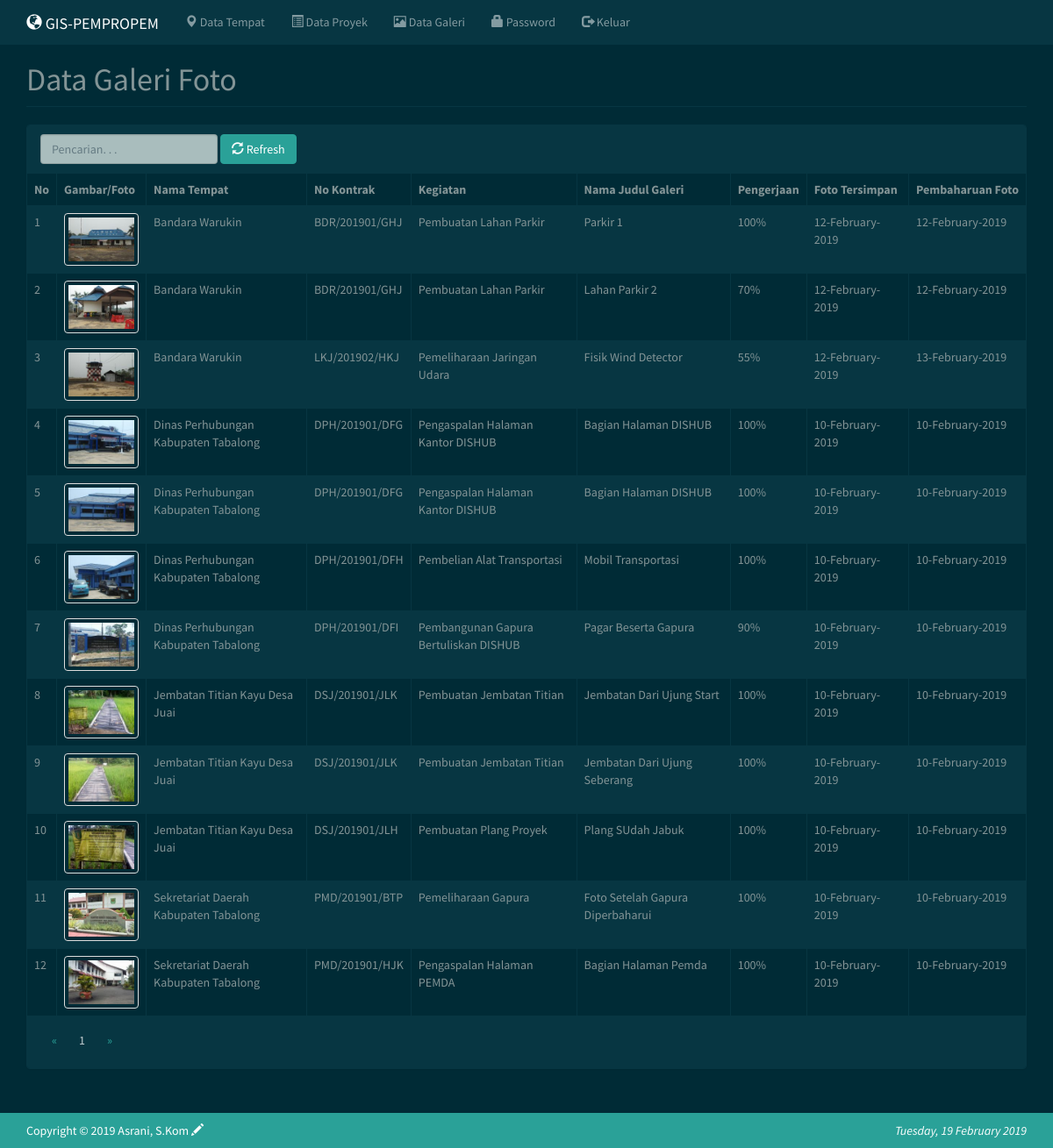
Page /index.php?m=galeri (signed in) on the committed database.
### tables this page shows
CREATE TABLE `tb_galeri` (
  `id_galeri` int(11) NOT NULL,
  `id_tempat` int(11) NOT NULL,
  `id_proyek` int(11) NOT NULL,
  `nama_galeri` varchar(255) NOT NULL,
  `gambar` varchar(255) NOT NULL,
  `ket_galeri` text NOT NULL,
  `proses` int(5) NOT NULL,
  `disimpan` date NOT NULL,
  `diupdate` date NOT NULL
);

CREATE TABLE `tb_tempat` (
  `id_tempat` int(11) NOT NULL,
  `nama_tempat` varchar(255) DEFAULT NULL,
  `gambar` varchar(255) DEFAULT NULL,
  `id_unsur` int(10) NOT NULL,
  `unsur` varchar(50) NOT NULL,
  `kategori` varchar(60) NOT NULL,
  `lat` double DEFAULT NULL,
  `lng` double DEFAULT NULL,
  `radius` int(10) NOT NULL,
  `lokasi` varchar(255) DEFAULT NULL,
  `id_kecamatan` int(10) NOT NULL,
  `kecamatan` varchar(30) NOT NULL,
  `desa` varchar(30) NOT NULL,
  `keterangan` text,
  `disimpan` date NOT NULL,
  `diupdate` date NOT NULL
);

CREATE TABLE `tb_proyek` (
  `id_proyek` int(11) NOT NULL,
  `id_tempat` int(11) NOT NULL,
  `kontrak` varchar(100) NOT NULL,
  `kegiatan` varchar(200) NOT NULL,
  `pekerjaan` varchar(200) NOT NULL,
  `biaya` varchar(50) NOT NULL,
  `awal` date NOT NULL,
  `akhir` date NOT NULL,
  `waktu` int(10) NOT NULL,
  `pelaksana` varchar(100) NOT NULL,
  `pengawas` varchar(100) NOT NULL,
  `disimpan` date NOT NULL,
  `diupdate` date NOT NULL
);

### config.php (called while the page is built)
<?php
$config["server"]='localhost';
$config["username"]='root';
$config["password"]='';
$config["database_name"]='gisdata';

### includes/ez_sql_core.php (called while the page is built, shortened)
<?php
	class ezSQLcore
	{
		var $timers           = array();
		function get_host_port( $host, $default = false )
		{
			$port = $default;
			return array( $host, $port );
		}
		function flush()
		{
			$this->last_result = array();
		}
		function get_var($query=null,$x=0,$y=0)
		{
			if ( $query )
			{
				$this->query($query);
			}
			if ( $this->last_result[$y] )
			{
				$values = array_values(get_object_vars($this->last_result[$y]));
			}
			return (isset($values[$x]) && $values[$x]!=='')?$values[$x]:null;
		}
		function get_results($query=null, $output = OBJECT)
		{
			if ( $query )
			{
				$this->query($query);
			}
			if ( $output == OBJECT )
			{
				return $this->last_result;
			}
		}
		function timer_get_cur()
		{
			list($usec, $sec) = explode(" ",microtime());
			return ((float)$usec + (float)$sec);
		}
		function timer_start($timer_name)
		{
			$this->timers[$timer_name] = $this->timer_get_cur();
		}
		function timer_elapsed($timer_name)
		{
			return round($this->timer_get_cur() - $this->timers[$timer_name],2);
		}
	}

### functions.php (called while the page is built, shortened)
<?php
include dirname(__FILE__) . '/config.php';
include'includes/ez_sql_core.php';
include'includes/ez_sql_mysqli.php';
$db = new ezSQL_mysqli($config[username], $config[password], $config[database_name], $config[server]);
include'includes/general.php';
include'includes/paging.php';

### includes/general.php (called while the page is built, shortened)
<?php
function esc_field($str){
    if (!get_magic_quotes_gpc())
        return addslashes($str);
    else
        return $str;
}

### includes/ez_sql_mysqli.php (called while the page is built, shortened)
<?php
	$ezsql_mysqli_str = array
	(
		1 => 'Require $dbuser and $dbpassword to connect to a database server',
		2 => 'Error establishing mySQLi database connection. Correct user/password? Correct hostname? Database server running?',
		3 => 'Require $dbname to select a database',
		4 => 'mySQLi database connection is not active',
		5 => 'Unexpected error while trying to select database'
	);
	class ezSQL_mysqli extends ezSQLcore
	{
		function connect($dbuser='', $dbpassword='', $dbhost='localhost', $dbport=false)
		{
			global $ezsql_mysqli_str; $return_val = false;
			if ( ! $dbuser )
			{
				$this->register_error($ezsql_mysqli_str[1].' in '.__FILE__.' on line '.__LINE__);
				$this->show_errors ? trigger_error($ezsql_mysqli_str[1],E_USER_WARNING) : null;
			}
			else
			{
				$this->dbh = new mysqli($dbhost,$dbuser,$dbpassword, '', $dbport);
				if( $this->dbh->connect_errno )
				{
					$this->register_error($ezsql_mysqli_str[2].' in '.__FILE__.' on line '.__LINE__);
					$this->show_errors ? trigger_error($ezsql_mysqli_str[2],E_USER_WARNING) : null;
				}
				else
				{
					$return_val = true;
				}
			}
			return $return_val;
		}
		function query($query)
		{
			$return_val = 0;
			$query = trim($query);
			$this->result = @$this->dbh->query($query);
			if ( preg_match("/^(insert|delete|update|replace|truncate|drop|create|alter|begin|commit|rollback|set|lock|unlock|call)/i",$query) )
			{
				$is_insert = true;
				$this->rows_affected = @$this->dbh->affected_rows;
				if ( preg_match("/^(insert|replace)\s+/i",$query) )
				{
					$this->insert_id = @$this->dbh->insert_id;
				}
				$return_val = $this->rows_affected;
			}
			else
			{
				$is_insert = false;
				$i=0;
				$num_rows=0;
				while ( $row = @$this->result->fetch_object() )
				{
					$num_rows++;
				}
				$this->num_rows = $num_rows;
				$return_val = $this->num_rows;
			}
			return $return_val;
		}
	}

### galeri.php (the view, shortened to what this page needs)
<div class="page-header">
    <h1>Data Galeri Foto</h1>
</div>
<div class="panel panel-default">
    <div class="panel-heading">
        <form class="form-inline">
            <div class="form-group">
                <input class="form-control" type="text" placeholder="Pencarian. . ." name="q" value="<?=$_GET['q']?>" />
            </div>
            <div class="form-group">
                <button class="btn btn-success"><span class="glyphicon glyphicon-refresh"></span> Refresh</button>
            </div>
        </form>
    </div>
    <div class="oxa">
        <table class="table table-bordered table-hover table-striped">
        <thead>
            <tr class="nw">
                <th>No</th>
                <th>Gambar/Foto</th>
                <th>Nama Tempat</th>
                <th>No Kontrak</th>
                <th>Kegiatan</th>
				<th>Nama Judul Galeri</th>
				<th>Pengerjaan</th>
                <th>Foto Tersimpan</th>
                <th>Pembaharuan Foto</th>
            </tr>
        </thead>
        <?php
        $q = esc_field($_GET['q']);
        $pg = new Paging();
        $limit = 25;
        $offset = $pg->get_offset($limit, $_GET[page]);
        $rowsg = $db->get_results("SELECT g.*, t.nama_tempat
            FROM tb_galeri g INNER JOIN tb_tempat t ON t.id_tempat=g.id_tempat
            WHERE nama_tempat LIKE '%$q%' ORDER BY nama_tempat LIMIT $offset, $limit");
        $no = $offset;
        $jumrec = $db->get_var("SELECT COUNT(*)
            FROM tb_galeri g INNER JOIN tb_tempat t ON t.id_tempat=g.id_tempat
            WHERE nama_tempat LIKE '%$q%'");
		foreach($rowsg as $rowg ):
        ?>
        <tr>
            <td><?=++$no?></td>
            <td><img class="thumbnail" src="assets/images/galeri/small_<?=$rowg->gambar?>" height="60" /></td>
            <td><?=$rowg->nama_tempat?></td>
			<?php
            $rowsp = $db->get_results("SELECT * FROM tb_proyek WHERE id_proyek='$rowg->id_proyek'");
            foreach($rowsp as $rowp):?>
            <td><?=$rowp->kontrak?></td>
			<td><?=$rowp->kegiatan?></td>
			<?php endforeach?>
			<td><?=$rowg->nama_galeri?></td>
            <td><?=$rowg->proses?>%</td>
			<td><?php
			$convertedAd = date("d-F-Y", strtotime($rowg->disimpan));
			echo $convertedAd ;
			?></td>
			<td><?php
			$convertedAd = date("d-F-Y", strtotime($rowg->diupdate));
			echo $convertedAd ;
			?></td>
        </tr>
        <?php endforeach; ?>
        </table>
    </div>
    <div class="panel-footer">
        <ul class="pagination"><?=$pg->show("m=galeri&q=$_GET[q]&page=", $jumrec, $limit, $_GET[page])?></ul>
    </div>
</div>

### assets/css/general.css (style rules this page uses)
html { position: relative; min-height: 100%; }
body { margin-bottom: 70px; }
.nw { white-space: nowrap; }
.table .thumbnail { margin: 0; }
.panel-footer .pagination { margin: 0; }
.page-header { margin-top: 0; padding-bottom: 0; }
.page-header h1 { margin-top: 0; }
.oxa { overflow-x: auto; }
.panel .oxa { margin: -1px; }
.oxa .table { margin-bottom: 0; }
.panel .oxa .table thead tr:first-child th { border-bottom: 0; }

### rows in the picture
tb_galeri: gambar (picture), id_tempat.nama_tempat "Bandara Warukin", nama_galeri "Parkir 1", proses "100", disimpan "12-February-2019", diupdate "12-February-2019"
tb_proyek: kontrak "BDR/201901/GHJ", kegiatan "Pembuatan Lahan Parkir"
tb_galeri: gambar (picture), id_tempat.nama_tempat "Bandara Warukin", nama_galeri "Lahan Parkir 2", proses "70", disimpan "12-February-2019", diupdate "12-February-2019"
tb_galeri: gambar (picture), id_tempat.nama_tempat "Bandara Warukin", nama_galeri "Fisik Wind Detector", proses "55", disimpan "12-February-2019", diupdate "13-February-2019"
tb_proyek: kontrak "LKJ/201902/HKJ", kegiatan "Pemeliharaan Jaringan Udara"
tb_galeri: gambar (picture), id_tempat.nama_tempat "Dinas Perhubungan Kabupaten Tabalong", nama_galeri "Bagian Halaman DISHUB", proses "100", disimpan "10-February-2019", diupdate "10-February-2019"
tb_proyek: kontrak "DPH/201901/DFG", kegiatan "Pengaspalan Halaman Kantor DISHUB"
tb_galeri: gambar (picture), id_tempat.nama_tempat "Dinas Perhubungan Kabupaten Tabalong", nama_galeri "Bagian Halaman DISHUB", proses "100", disimpan "10-February-2019", diupdate "10-February-2019"
tb_galeri: gambar (picture), id_tempat.nama_tempat "Dinas Perhubungan Kabupaten Tabalong", nama_galeri "Mobil Transportasi", proses "100", disimpan "10-February-2019", diupdate "10-February-2019"
tb_proyek: kontrak "DPH/201901/DFH", kegiatan "Pembelian Alat Transportasi"
tb_galeri: gambar (picture), id_tempat.nama_tempat "Dinas Perhubungan Kabupaten Tabalong", nama_galeri "Pagar Beserta Gapura", proses "90", disimpan "10-February-2019", diupdate "10-February-2019"
tb_proyek: kontrak "DPH/201901/DFI", kegiatan "Pembangunan Gapura Bertuliskan DISHUB"
tb_galeri: gambar (picture), id_tempat.nama_tempat "Jembatan Titian Kayu Desa Juai", nama_galeri "Jembatan Dari Ujung Start", proses "100", disimpan "10-February-2019", diupdate "10-February-2019"
tb_proyek: kontrak "DSJ/201901/JLK", kegiatan "Pembuatan Jembatan Titian"
tb_galeri: gambar (picture), id_tempat.nama_tempat "Jembatan Titian Kayu Desa Juai", nama_galeri "Jembatan Dari Ujung Seberang", proses "100", disimpan "10-February-2019", diupdate "10-February-2019"
tb_galeri: gambar (picture), id_tempat.nama_tempat "Jembatan Titian Kayu Desa Juai", nama_galeri "Plang SUdah Jabuk", proses "100", disimpan "10-February-2019", diupdate "10-February-2019"
tb_proyek: kontrak "DSJ/201901/JLH", kegiatan "Pembuatan Plang Proyek"
tb_galeri: gambar (picture), id_tempat.nama_tempat "Sekretariat Daerah Kabupaten Tabalong", nama_galeri "Foto Setelah Gapura Diperbaharui", proses "100", disimpan "10-February-2019", diupdate "10-February-2019"
tb_proyek: kontrak "PMD/201901/BTP", kegiatan "Pemeliharaan Gapura"
tb_galeri: gambar (picture), id_tempat.nama_tempat "Sekretariat Daerah Kabupaten Tabalong", nama_galeri "Bagian Halaman Pemda", proses "100", disimpan "10-February-2019", diupdate "10-February-2019"
tb_proyek: kontrak "PMD/201901/HJK", kegiatan "Pengaspalan Halaman PEMDA"

### other values in the picture
$tgl "Tuesday, 19 February 2019"
